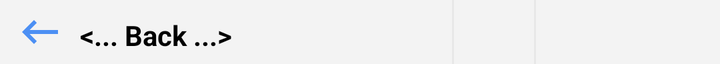
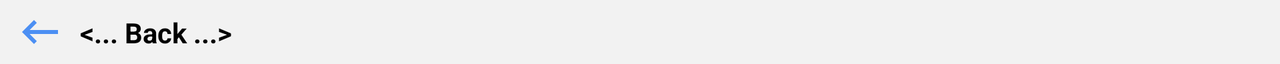

First picture: res/layout/ on a phone held upright. Second picture: the repository's own variant of that layout, on a device whose configuration matches the variant's folder. Source for both follows.
<!-- AndroidManifest.xml: application theme Theme.FileBrowserRx -->
<!-- res/layout/back_layout.xml -->
<?xml version="1.0" encoding="utf-8"?>
<TableLayout xmlns:android="http://schemas.android.com/apk/res/android"
    xmlns:app="http://schemas.android.com/apk/res-auto"
    xmlns:tools="http://schemas.android.com/tools"
    android:layout_width="match_parent"

    android:layout_height="wrap_content"
    android:background="#07000000"
    android:shrinkColumns="1"
    android:stretchColumns="1">

    <TableRow
        android:layout_width="match_parent"
        android:layout_height="48dp">

        <ImageView
            android:id="@+id/imageView"
            android:layout_width="wrap_content"
            android:layout_height="wrap_content"
            android:layout_marginStart="8dp"
            android:layout_marginTop="4dp"
            android:layout_marginBottom="4dp"
            android:contentDescription="TODO"
            app:layout_constraintBottom_toBottomOf="parent"
            app:layout_constraintStart_toStartOf="parent"
            app:layout_constraintTop_toTopOf="parent"
            app:srcCompat="@drawable/ic_back" />

        <TextView
            android:id="@+id/nameOFileView"
            android:layout_width="wrap_content"
            android:layout_height="wrap_content"
            android:layout_marginStart="8dp"
            android:layout_marginTop="8dp"
            android:text="@string/navigation_back"
            android:textStyle="bold" />

        <View
            android:layout_width="1dip"
            android:layout_height="match_parent"
            android:layout_marginStart="4dp"
            android:layout_marginEnd="4dp"
            android:background="@color/grey_200" />

        <TextView
            android:id="@+id/sizeOFileView"
            android:layout_width="32dp"
            android:layout_height="wrap_content"

            android:textSize="12sp" />

        <View
            android:layout_width="1dip"
            android:layout_height="match_parent"
            android:layout_marginStart="4dp"
            android:layout_marginEnd="4dp"
            android:background="@color/grey_200" />

        <TextView
            android:id="@+id/modifiedtextView"
            android:layout_width="80dp"
            android:layout_height="wrap_content"
            android:layout_marginEnd="8dp" />
    </TableRow>
</TableLayout>
<!-- resources referenced by this layout -->
<resources>
  <color name="grey_200">#0C000000</color>
  <!-- drawable ic_back (drawable-anydpi) -->
  <vector xmlns:android="http://schemas.android.com/apk/res/android"
      android:width="24dp"
      android:height="24dp"
      android:viewportWidth="24"
      android:viewportHeight="24"
      android:tint="#2175F3"
      android:alpha="0.8"
      android:autoMirrored="true">
    <path
        android:fillColor="@android:color/white"
        android:pathData="M21,11H6.83l3.58,-3.59L9,6l-6,6 6,6 1.41,-1.41L6.83,13H21z"/>
  </vector>
  <string name="navigation_back"> &lt;... Back ...&gt; </string>
  <style name="Theme.FileBrowserRx" parent="Theme.AppCompat.Light">
          
          <item name="colorPrimary">@color/folder_color</item>
          <item name="colorPrimaryDark">@color/file_color</item>
          <item name="titleTextColor">@color/text_color</item>
  
          
          <item name="android:textColor">@color/black</item>
          
      </style>
  <color name="folder_color">#FFD54F</color>
  <color name="file_color">#2175F3</color>
  <color name="text_color">#595959</color>
  <color name="black">#FF000000</color>
</resources>
<!-- res/layout-w600dp/back_layout.xml (the repository's variant of the layout above) -->
<!-- drawn on the phone turned sideways -->
<?xml version="1.0" encoding="utf-8"?>
<android.support.constraint.ConstraintLayout xmlns:android="http://schemas.android.com/apk/res/android"
    xmlns:app="http://schemas.android.com/apk/res-auto"
    xmlns:tools="http://schemas.android.com/tools"
    android:layout_width="match_parent"
    android:layout_height="32dp"
    android:background="@color/navigation_back">

    <ImageView
        android:id="@+id/imageView"
        android:layout_width="wrap_content"
        android:layout_height="wrap_content"
        android:layout_marginStart="8dp"
        android:contentDescription="TODO"
        app:layout_constraintBottom_toBottomOf="parent"
        app:layout_constraintStart_toStartOf="parent"
        app:layout_constraintTop_toTopOf="parent"
        app:srcCompat="@drawable/ic_back" />

    <TextView
        android:id="@+id/nameOFileView"
        android:layout_width="0dp"
        android:layout_height="wrap_content"
        android:layout_marginStart="8dp"
        android:layout_marginEnd="16dp"
        android:text="@string/navigation_back"
        android:textStyle="bold"
        app:layout_constraintBottom_toBottomOf="parent"
        app:layout_constraintEnd_toStartOf="@+id/sizeOFileView"
        app:layout_constraintHorizontal_weight="6"
        app:layout_constraintStart_toEndOf="@+id/imageView"
        app:layout_constraintTop_toTopOf="parent" />

    <TextView
        android:id="@+id/sizeOFileView"
        android:layout_width="0dp"
        android:layout_height="wrap_content"
        android:layout_marginEnd="8dp"
        app:layout_constraintBottom_toBottomOf="parent"
        app:layout_constraintEnd_toStartOf="@+id/modifiedtextView"
        app:layout_constraintHorizontal_weight="1"
        app:layout_constraintStart_toEndOf="@+id/nameOFileView"
        app:layout_constraintTop_toTopOf="parent" />

    <TextView
        android:id="@+id/modifiedtextView"
        android:layout_width="0dp"
        android:layout_height="wrap_content"
        android:layout_marginEnd="8dp"
        android:textAlignment="textEnd"
        app:layout_constraintBottom_toBottomOf="parent"
        app:layout_constraintEnd_toEndOf="parent"
        app:layout_constraintHorizontal_weight="2"
        app:layout_constraintStart_toEndOf="@+id/sizeOFileView"
        app:layout_constraintTop_toTopOf="parent" />
</android.support.constraint.ConstraintLayout>
<!-- resources referenced by the variant -->
<!-- as the phone turned sideways resolves them -->
<resources>
  <color name="navigation_back">#08000000</color>
  <!-- drawable ic_back (drawable-anydpi) -->
  <vector xmlns:android="http://schemas.android.com/apk/res/android"
      android:width="24dp"
      android:height="24dp"
      android:viewportWidth="24"
      android:viewportHeight="24"
      android:tint="#2175F3"
      android:alpha="0.8"
      android:autoMirrored="true">
    <path
        android:fillColor="@android:color/white"
        android:pathData="M21,11H6.83l3.58,-3.59L9,6l-6,6 6,6 1.41,-1.41L6.83,13H21z"/>
  </vector>
  <string name="navigation_back"> &lt;... Back ...&gt; </string>
  <style name="Theme.FileBrowserRx" parent="Theme.AppCompat.Light">
          
          <item name="colorPrimary">@color/folder_color</item>
          <item name="colorPrimaryDark">@color/file_color</item>
          <item name="titleTextColor">@color/text_color</item>
  
          
          <item name="android:textColor">@color/black</item>
          
      </style>
  <color name="folder_color">#FFD54F</color>
  <color name="file_color">#2175F3</color>
  <color name="text_color">#595959</color>
  <color name="black">#FF000000</color>
</resources>
